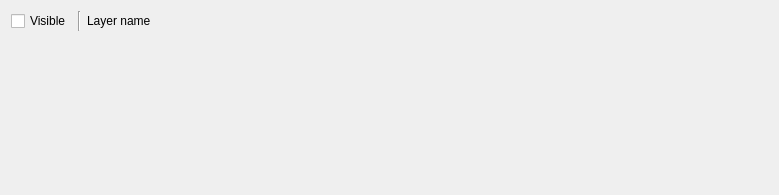
<?xml version="1.0" encoding="UTF-8"?>
<ui version="4.0">
 <class>TimelineLayerWidget</class>
 <widget class="QWidget" name="TimelineLayerWidget">
  <property name="geometry">
   <rect>
    <x>0</x>
    <y>0</y>
    <width>779</width>
    <height>195</height>
   </rect>
  </property>
  <property name="sizePolicy">
   <sizepolicy hsizetype="Expanding" vsizetype="Expanding">
    <horstretch>0</horstretch>
    <verstretch>0</verstretch>
   </sizepolicy>
  </property>
  <property name="windowTitle">
   <string>Form</string>
  </property>
  <layout class="QVBoxLayout" name="verticalLayout">
   <item>
    <layout class="QHBoxLayout" name="horizontalLayout">
     <property name="sizeConstraint">
      <enum>QLayout::SetDefaultConstraint</enum>
     </property>
     <item>
      <widget class="QCheckBox" name="visible">
       <property name="sizePolicy">
        <sizepolicy hsizetype="Maximum" vsizetype="Fixed">
         <horstretch>0</horstretch>
         <verstretch>0</verstretch>
        </sizepolicy>
       </property>
       <property name="text">
        <string>Visible</string>
       </property>
      </widget>
     </item>
     <item>
      <widget class="Line" name="line">
       <property name="orientation">
        <enum>Qt::Vertical</enum>
       </property>
      </widget>
     </item>
     <item>
      <widget class="QLabel" name="layer_name">
       <property name="text">
        <string>Layer name</string>
       </property>
      </widget>
     </item>
    </layout>
   </item>
   <item>
    <widget class="TimelineEventsWidget" name="events" native="true">
     <property name="sizePolicy">
      <sizepolicy hsizetype="Expanding" vsizetype="MinimumExpanding">
       <horstretch>0</horstretch>
       <verstretch>0</verstretch>
      </sizepolicy>
     </property>
     <property name="minimumSize">
      <size>
       <width>0</width>
       <height>100</height>
      </size>
     </property>
    </widget>
   </item>
  </layout>
 </widget>
 <customwidgets>
  <customwidget>
   <class>TimelineEventsWidget</class>
   <extends>QWidget</extends>
   <header>timelineeventswidget.h</header>
   <container>1</container>
  </customwidget>
 </customwidgets>
 <resources/>
 <connections/>
</ui>
